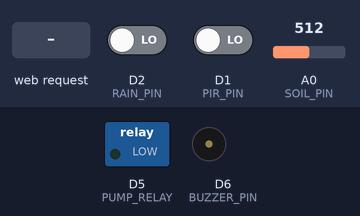
Bench run of a sketch on a simulated ESP8266 (NodeMCU). On the bench: switched loads named in the sketch (green lamp = pin HIGH), buzzer (waves = sounding, pin HIGH). The inputs (shaded band) are chosen by the test bench; at power-on: D1 (PIR_PIN) LOW, D2 (RAIN_PIN) LOW, A0 (SOIL_PIN) = 512. WiFi joins after 1.5 s; servers stay silent unless stated; what the sketch prints to the serial monitor is not drawn.

Above: at 2.7 s.
2.8 s: D1 (PIR_PIN) driven HIGH
At 4.1 s:
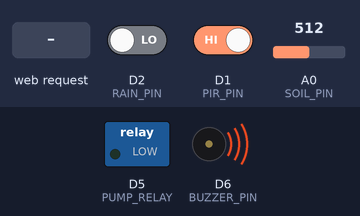
4.4 s: HTTP request GET /pump/on received
At 5.5 s:
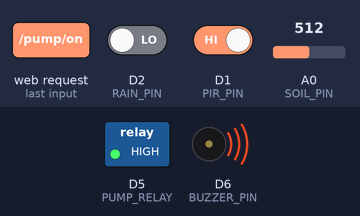
6.0 s: HTTP request GET /pump/off received
At 6.8 s:
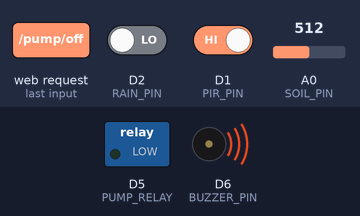
Timing chart, 0 to 9.0 s (numbered marks = the images above; inputs shaded):
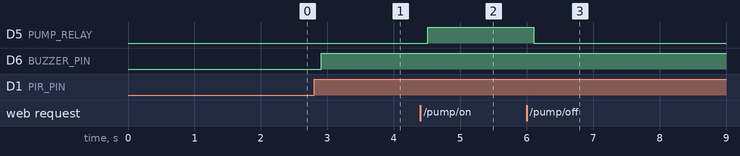

The sketch:

smart_irrigation_esp8266.ino
```cpp
/*
  SMART IRRIGATION SYSTEM - NodeMCU ESP8266
  Sensors : PIR (intruder), Raindrop (digital), Soil Moisture (analog)
  Actuator: Relay -> Water Pump, Buzzer -> Intruder Alert
  Web App : Served directly from ESP8266 (HTML/CSS/JS embedded below)

  WIRING
  --------------------------------------------------
  PIR OUT        -> D1  (GPIO5)
  Raindrop D0    -> D2  (GPIO4)   (digital output of rain module)
  Soil Moisture  -> A0             (analog, 0-1023)
  Relay IN       -> D5  (GPIO14)  -> controls pump
  Buzzer +       -> D6  (GPIO12)
  All GND common with ESP8266 GND
  --------------------------------------------------
  NOTE: Calibrate soilDryThreshold for your sensor.
        Most rain modules pull output LOW when wet -> adjust if inverted.
*/

#include <ESP8266WiFi.h>
#include <ESP8266WebServer.h>

// ---------------- WiFi Credentials ----------------
const char* ssid     = "YOUR_WIFI_SSID";
const char* password = "YOUR_WIFI_PASSWORD";

// ---------------- Pin Definitions ----------------
#define PIR_PIN      D1   // GPIO5
#define RAIN_PIN     D2   // GPIO4
#define SOIL_PIN     A0
#define PUMP_RELAY   D5   // GPIO14
#define BUZZER_PIN   D6   // GPIO12

// ---------------- Config ----------------
int  soilDryThreshold      = 600;   // > this value = DRY (calibrate!)
bool rainActiveLow         = true;  // module pulls LOW when wet, set false if inverted
const unsigned long motionAlertMs = 5000;

ESP8266WebServer server(80);

bool motionDetected = false;
bool rainDetected   = false;
int  soilValue      = 0;
bool pumpState       = false;
bool autoMode        = true;
unsigned long lastMotionTime = 0;

// ================= WEB PAGE (PROGMEM) =================
const char MAIN_page[] PROGMEM = R"=====(
<!DOCTYPE html>
<html lang="en">
<head>
<meta charset="UTF-8">
<meta name="viewport" content="width=device-width, initial-scale=1.0">
<title>Smart Irrigation Dashboard</title>
<style>
  * { box-sizing:border-box; margin:0; padding:0; font-family:'Segoe UI',Arial,sans-serif; }
  body { background:linear-gradient(135deg,#0f2027,#203a43,#2c5364); min-height:100vh; color:#eaf6f6; padding:20px; }
  h1 { text-align:center; margin-bottom:25px; font-size:1.8rem; letter-spacing:1px; }
  .grid { display:grid; grid-template-columns:repeat(auto-fit,minmax(220px,1fr)); gap:18px; max-width:1000px; margin:0 auto; }
  .card { background:rgba(255,255,255,0.07); backdrop-filter:blur(6px); border:1px solid rgba(255,255,255,0.15);
          border-radius:16px; padding:20px; text-align:center; transition:.3s; }
  .card:hover { transform:translateY(-4px); }
  .card h2 { font-size:0.95rem; opacity:0.8; margin-bottom:10px; text-transform:uppercase; letter-spacing:1px; }
  .value { font-size:2rem; font-weight:bold; }
  .status-ok   { color:#4ade80; }
  .status-warn { color:#facc15; }
  .status-bad  { color:#f87171; }
  .bar-bg { background:rgba(255,255,255,0.15); border-radius:10px; height:14px; margin-top:10px; overflow:hidden; }
  .bar-fill { height:100%; background:linear-gradient(90deg,#38bdf8,#22d3ee); transition:width .4s; }
  .btn-row { display:flex; gap:10px; justify-content:center; margin-top:15px; flex-wrap:wrap; }
  button { border:none; padding:10px 18px; border-radius:10px; font-weight:600; cursor:pointer; transition:.2s; }
  button:active { transform:scale(0.95); }
  .btn-on   { background:#22c55e; color:#04270f; }
  .btn-off  { background:#ef4444; color:#2b0505; }
  .btn-auto { background:#38bdf8; color:#04202b; }
  .pump-status { margin-top:12px; font-size:1.1rem; font-weight:bold; }
  .alert-banner { display:none; background:#f87171; color:#3a0000; font-weight:bold; padding:12px;
                  border-radius:12px; text-align:center; max-width:1000px; margin:0 auto 18px auto; }
  .footer { text-align:center; margin-top:25px; opacity:0.5; font-size:0.8rem; }
</style>
</head>
<body>
  <h1>🌱 Smart Irrigation Dashboard</h1>
  <div id="motionBanner" class="alert-banner">🚨 Motion Detected - Possible Intruder!</div>

  <div class="grid">
    <div class="card">
      <h2>Soil Moisture</h2>
      <div class="value" id="soilVal">--</div>
      <div id="soilStatus" class="status-ok">--</div>
      <div class="bar-bg"><div class="bar-fill" id="soilBar" style="width:0%"></div></div>
    </div>

    <div class="card">
      <h2>Rain Status</h2>
      <div class="value" id="rainVal">--</div>
    </div>

    <div class="card">
      <h2>Motion Sensor</h2>
      <div class="value" id="motionVal">--</div>
    </div>

    <div class="card">
      <h2>Water Pump</h2>
      <div class="pump-status" id="pumpVal">--</div>
      <div class="btn-row">
        <button class="btn-on"   onclick="cmd('/pump/on')">ON</button>
        <button class="btn-off"  onclick="cmd('/pump/off')">OFF</button>
        <button class="btn-auto" onclick="cmd('/auto/on')">AUTO</button>
      </div>
      <div style="margin-top:8px; font-size:0.85rem; opacity:0.7;" id="modeVal">Mode: --</div>
    </div>
  </div>

  <div class="footer">ESP8266 Smart Irrigation • auto refresh 2s</div>

<script>
async function cmd(path){
  await fetch(path);
  fetchData();
}

async function fetchData(){
  try {
    const res = await fetch('/data');
    const d = await res.json();

    document.getElementById('soilVal').innerText = d.soil;
    document.getElementById('soilBar').style.width = Math.min(100,(d.soil/1023*100)).toFixed(0) + '%';
    const soilStatusEl = document.getElementById('soilStatus');
    soilStatusEl.innerText = d.soilStatus;
    soilStatusEl.className = d.soilStatus === 'Dry' ? 'status-bad' : 'status-ok';

    const rainEl = document.getElementById('rainVal');
    rainEl.innerText = d.rain ? '🌧️ Raining' : '☀️ No Rain';
    rainEl.className = 'value ' + (d.rain ? 'status-warn' : 'status-ok');

    const motionEl = document.getElementById('motionVal');
    motionEl.innerText = d.motion ? '⚠️ Detected' : '✅ Clear';
    motionEl.className = 'value ' + (d.motion ? 'status-bad' : 'status-ok');
    document.getElementById('motionBanner').style.display = d.motion ? 'block' : 'none';

    const pumpEl = document.getElementById('pumpVal');
    pumpEl.innerText = d.pump ? '💧 Pump ON' : '⛔ Pump OFF';
    pumpEl.className = 'pump-status ' + (d.pump ? 'status-ok' : 'status-bad');

    document.getElementById('modeVal').innerText = 'Mode: ' + (d.auto ? 'AUTO' : 'MANUAL');
  } catch(e) {
    console.log('fetch error', e);
  }
}

setInterval(fetchData, 2000);
fetchData();
</script>
</body>
</html>
)=====";

// ================= HANDLERS =================
void handleRoot() {
  server.send_P(200, "text/html", MAIN_page);
}

void handleData() {
  String json = "{";
  json += "\"motion\":" + String(motionDetected ? "true" : "false") + ",";
  json += "\"rain\":" + String(rainDetected ? "true" : "false") + ",";
  json += "\"soil\":" + String(soilValue) + ",";
  json += "\"soilStatus\":\"" + String(soilValue > soilDryThreshold ? "Dry" : "Wet") + "\",";
  json += "\"pump\":" + String(pumpState ? "true" : "false") + ",";
  json += "\"auto\":" + String(autoMode ? "true" : "false");
  json += "}";
  server.send(200, "application/json", json);
}

void handlePumpOn() {
  autoMode = false;
  pumpState = true;
  digitalWrite(PUMP_RELAY, HIGH);
  server.send(200, "text/plain", "OK");
}

void handlePumpOff() {
  autoMode = false;
  pumpState = false;
  digitalWrite(PUMP_RELAY, LOW);
  server.send(200, "text/plain", "OK");
}

void handleAutoOn() {
  autoMode = true;
  server.send(200, "text/plain", "OK");
}

// ================= SETUP / LOOP =================
void setup() {
  Serial.begin(115200);

  pinMode(PIR_PIN, INPUT);
  pinMode(RAIN_PIN, INPUT);
  pinMode(PUMP_RELAY, OUTPUT);
  pinMode(BUZZER_PIN, OUTPUT);
  digitalWrite(PUMP_RELAY, LOW);
  digitalWrite(BUZZER_PIN, LOW);

  WiFi.begin(ssid, password);
  Serial.print("Connecting to WiFi");
  while (WiFi.status() != WL_CONNECTED) {
    delay(500);
    Serial.print(".");
  }
  Serial.println();
  Serial.print("Connected! IP: ");
  Serial.println(WiFi.localIP());

  server.on("/", handleRoot);
  server.on("/data", handleData);
  server.on("/pump/on", handlePumpOn);
  server.on("/pump/off", handlePumpOff);
  server.on("/auto/on", handleAutoOn);
  server.begin();
  Serial.println("HTTP server started");
}

void loop() {
  server.handleClient();

  // ---- PIR Motion ----
  if (digitalRead(PIR_PIN) == HIGH) {
    motionDetected = true;
    lastMotionTime = millis();
    digitalWrite(BUZZER_PIN, HIGH);
  }
  if (motionDetected && millis() - lastMotionTime > motionAlertMs) {
    motionDetected = false;
    digitalWrite(BUZZER_PIN, LOW);
  }

  // ---- Rain Sensor ----
  int rainRaw = digitalRead(RAIN_PIN);
  rainDetected = rainActiveLow ? (rainRaw == LOW) : (rainRaw == HIGH);

  // ---- Soil Moisture ----
  soilValue = analogRead(SOIL_PIN); // 0-1023

  // ---- Auto Irrigation Logic ----
  if (autoMode) {
    if (rainDetected) {
      pumpState = false;                    // skip watering if raining
    } else if (soilValue > soilDryThreshold) {
      pumpState = true;                     // soil dry -> water
    } else {
      pumpState = false;                    // soil wet -> stop
    }
    digitalWrite(PUMP_RELAY, pumpState ? HIGH : LOW);
  }

  delay(200);
}
```

Measured:
- after the input at 2.8 s, D6 (BUZZER_PIN): LOW → HIGH after 0.10 s
- after the input at 4.4 s, D5 (PUMP_RELAY): LOW → HIGH after 0.11 s
- after the input at 6.0 s, D5 (PUMP_RELAY): HIGH → LOW after 0.11 s
